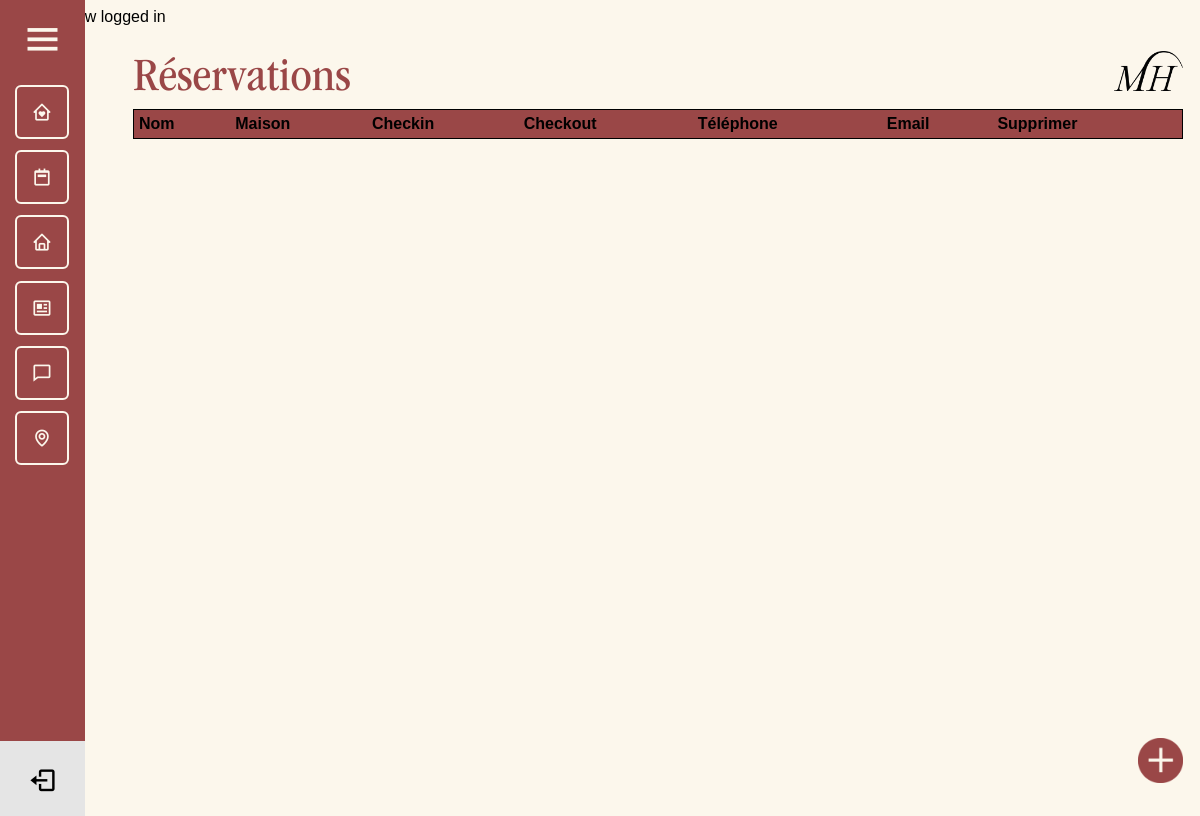
Before: /admin/calendar.php (signed in) with the older database file.
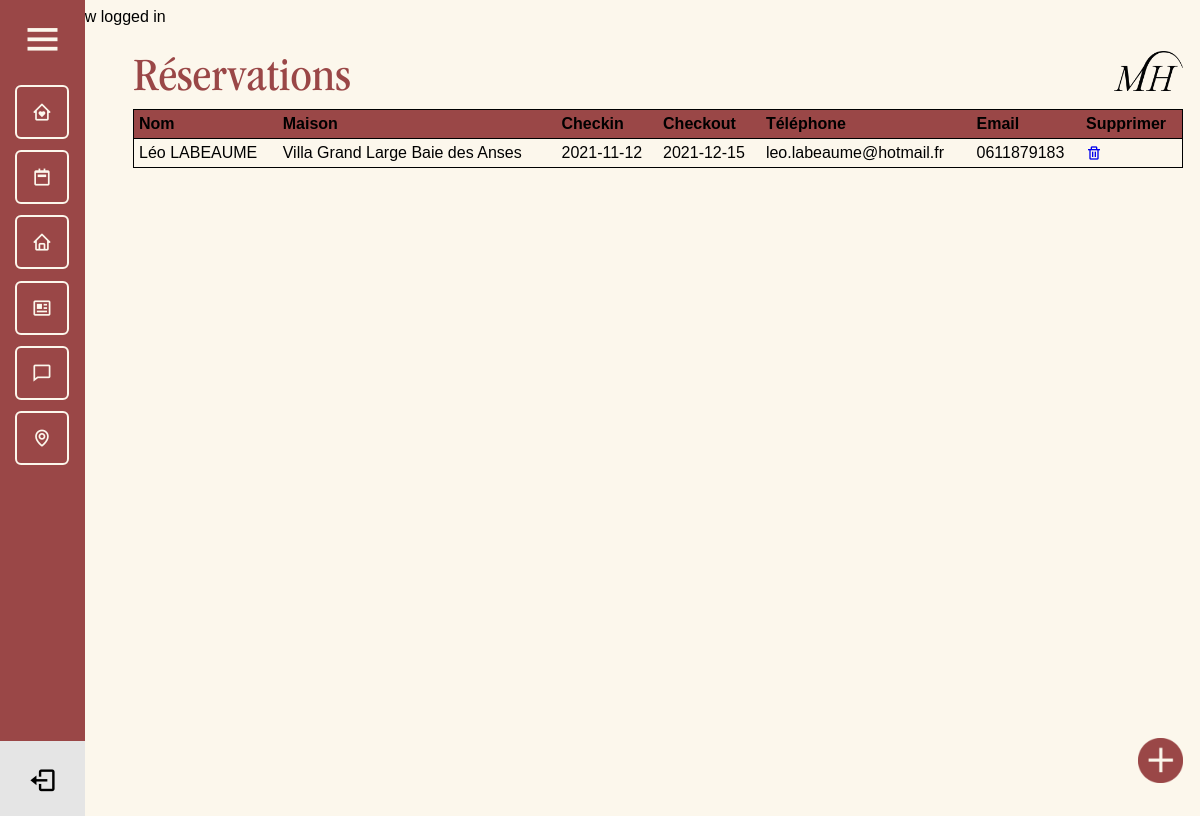
After: the same page with the newer database file.
### tables this page shows
CREATE TABLE `calendar` (
  `id` int(11) NOT NULL,
  `libelle` varchar(255) NOT NULL,
  `email` varchar(150) NOT NULL,
  `phone` varchar(20) NOT NULL,
  `checkin` date NOT NULL,
  `checkout` date NOT NULL,
  `id_rooms` int(11) NOT NULL
);

CREATE TABLE `rooms` (
  `id` int(11) NOT NULL,
  `room_number` varchar(255) NOT NULL,
  `shortName` varchar(50) NOT NULL,
  `price` text NOT NULL,
  `details` text NOT NULL,
  `details2` text NOT NULL,
  `details3` text NOT NULL,
  `lieu` varchar(255) NOT NULL,
  `map` text NOT NULL,
  `photo` text NOT NULL,
  `photo_des` longtext NOT NULL,
  `photo2` longtext NOT NULL,
  `photo_des2` longtext NOT NULL,
  `photo3` longtext NOT NULL,
  `photo_des3` longtext NOT NULL,
  `photo4` longtext NOT NULL,
  `photo_des4` longtext NOT NULL,
  `photo5` longtext NOT NULL,
  `photo_des5` longtext NOT NULL,
  `photo6` longtext NOT NULL,
  `photo_des6` longtext NOT NULL,
  `photo7` longtext NOT NULL,
  `photo_des7` longtext NOT NULL,
  `photo8` longtext NOT NULL,
  `photo_des8` longtext NOT NULL,
  `photo9` longtext NOT NULL,
  `photo_des9` longtext NOT NULL,
  `photo10` longtext NOT NULL,
  `photo_des10` longtext NOT NULL,
  `photo11` longtext NOT NULL,
  `photo_des11` longtext NOT NULL,
  `photo12` longtext NOT NULL,
  `photo_des12` longtext NOT NULL,
  `photo13` longtext NOT NULL,
  `photo_des13` longtext NOT NULL,
  `photo14` longtext NOT NULL,
  `photo_des14` longtext NOT NULL,
  `photo15` longtext NOT NULL,
  `photo_des15` longtext NOT NULL,
  `photo16` longtext NOT NULL,
  `photo_des16` longtext NOT NULL,
  `photo17` longtext NOT NULL,
  `photo_des17` longtext NOT NULL,
  `photo18` longtext NOT NULL,
  `photo_des18` longtext NOT NULL,
  `photo19` longtext NOT NULL,
  `photo_des19` longtext NOT NULL,
  `photo20` longtext NOT NULL,
  `photo_des20` longtext NOT NULL,
  `photo21` longtext NOT NULL,
  `photo_des21` longtext NOT NULL,
  `photo22` longtext NOT NULL,
  `photo_des22` longtext NOT NULL,
  `photo23` longtext NOT NULL,
  `photo_des23` longtext NOT NULL,
  `photo24` longtext NOT NULL,
  `photo_des24` longtext NOT NULL,
  `eq1` longtext NOT NULL,
  `eq2` longtext NOT NULL,
  `eq3` longtext NOT NULL,
  `eq4` longtext NOT NULL,
  `eq5` longtext NOT NULL,
  `eq6` longtext NOT NULL,
  `eq7` longtext NOT NULL,
  `eq8` longtext NOT NULL,
  `eq9` longtext NOT NULL,
  `eq10` longtext NOT NULL,
  `eq11` longtext NOT NULL,
  `eq12` longtext NOT NULL,
  `eq13` longtext NOT NULL,
  `eq14` longtext NOT NULL,
  `eq15` longtext NOT NULL,
  `act1` longtext NOT NULL,
  `act2` longtext NOT NULL,
  `act3` longtext NOT NULL,
  `act4` varchar(80) NOT NULL,
  `act5` varchar(80) NOT NULL,
  `act6` varchar(80) NOT NULL,
  `act7` varchar(80) NOT NULL,
  `act8` varchar(80) NOT NULL,
  `act9` varchar(80) NOT NULL,
  `act10` varchar(80) NOT NULL,
  `act11` varchar(80) NOT NULL,
  `act12` varchar(80) NOT NULL,
  `act13` varchar(80) NOT NULL,
  `act14` varchar(80) NOT NULL,
  `act15` varchar(80) NOT NULL,
  `act16` varchar(80) NOT NULL,
  `act17` varchar(80) NOT NULL,
  `inte1` varchar(80) NOT NULL,
  `inte2` varchar(80) NOT NULL,
  `inte3` varchar(80) NOT NULL,
  `inte4` varchar(80) NOT NULL,
  `inte5` varchar(80) NOT NULL,
  `inte6` varchar(80) NOT NULL,
  `inte7` varchar(80) NOT NULL,
  `inte8` varchar(80) NOT NULL,
  `inte9` varchar(80) NOT NULL,
  `inte10` varchar(80) NOT NULL,
  `inte11` varchar(80) NOT NULL,
  `dist1` varchar(100) NOT NULL,
  `dist2` varchar(100) NOT NULL,
  `dist3` varchar(100) NOT NULL,
  `dist4` varchar(100) NOT NULL,
  `dist5` varchar(100) NOT NULL,
  `dist6` varchar(100) NOT NULL,
  `dist7` varchar(100) NOT NULL
);

### admin/calendar.php (the view, shortened to what this page needs)
<?php
require_once $_SERVER['DOCUMENT_ROOT'] . '/core/core.php';
include 'includes/header.php';
include 'includes/navigation.php';
$sql = "SELECT * FROM rooms INNER JOIN calendar WHERE rooms.id = calendar.id_rooms AND calendar.id > 5";
$result = $db->query($sql);
?>
<div class="admin_page">
    <div class="header_admin">
        <h1>Réservations</h1>
        <img src="../assets/png/LOGO_02_PNG_NOIR.png" alt="Logo Muriel">
    </div>
    <div class="admin_page_reserv">
        <table class="table table-striped table-condensed table-bordered">
            <thead>
                <tr>
                    <th>Nom</th>
                    <th>Maison</th>
                    <th>Checkin</th>
                    <th>Checkout</th>
                    <th>Téléphone</th>
                    <th>Email</th>
                    <th>Supprimer</th>
                </tr>
            </thead>
            <tbody>
                <?php while ($rows = $result->fetch(PDO::FETCH_ASSOC)) : ?>
                    <tr>
                        <td><?= $rows['libelle']; ?></td>
                        <td><?= $rows['room_number']; ?></td>
                        <td><?= $rows['checkin']; ?></td>
                        <td><?= $rows['checkout']; ?></td>
                        <td><?= $rows['email']; ?></td>
                        <td><?= $rows['phone']; ?></td>
                        <td>
                            <a href="calendar.php?delete=<?= $rows['id']; ?>"><i class='bx bx-trash'></i></a>
                        </td>
                    </tr>
                <?php endwhile; ?>
            </tbody>
        </table>
    </div>
    <div class="admin_page_reserv_button">
        <a href="add_calendar_choice.php"><img src="/assets/png/button_add.png" alt=""></a>
    </div>
</div>

### core/core.php (shortened to what this page needs)
<?php
if (isset($_SESSION['logged_in'])) {
    echo '<div>' . $_SESSION['logged_in'] . '</div> ';
}

### admin/includes/header.php (shortened to what this page needs)
<!DOCTYPE html>
<html lang="fr">
<head>
    <link href='https://unpkg.com/boxicons@2.0.8/css/boxicons.min.css' rel='stylesheet'>
    <link rel="stylesheet" href="./css/style.css">
</head>
<body>

### admin/includes/navigation.php (shortened to what this page needs)
<div class="sidebar">
  <div class="logo_content">
    <i class='bx bx-menu' id="btn"></i>
  </div>
  <ul class="nav_list">
    <li>
      <a href="reservations.php">
        <i class='bx bx-home-heart'></i>
      </a>
    </li>
    <li>
      <a href="calendar.php">
        <i class='bx bx-calendar-week'></i>
      </a>
    </li>
    <li>
      <a href="rooms.php">
        <i class='bx bx-home'></i>
      </a>
    </li>
    <li>
      <a href="tours.php">
        <i class='bx bx-news'></i>
      </a>
    </li>
    <li>
      <a href="comments.php">
        <i class='bx bx-comment'></i>
      </a>
    </li>
    <li>
      <a href="../index.php">
        <i class='bx bx-map'></i>
      </a>
    </li>
  </ul>
  <div class="profile_content">
    <div class="profile">
      <a href="logout.php">
        <i class='bx bx-log-out' id="log_out"></i>
      </a>
    </div>
  </div>
</div>
</body>
</html>

### admin/css/style.css (style rules this page uses)
body { position: relative; min-height: 100vh; width: 100%; background-color: #FCF7EC; font-family: sans-serif; overflow-x: hidden; }
.sidebar { position: fixed; top: 0; left: 0; height: 100%; width: 55px; background: #9A4747; padding: 15px 15px; transition: all 0.5s ease; z-index: 10; }
.sidebar #btn { position: absolute; color: #FCF7EC; left: 50%; top: 15px; font-size: 45px; height: 50px; width: 50px; text-align: center; line-height: 50px; transform: translateX(-50%); }
.sidebar ul { margin-top: 20px; }
.nav_list { padding: 0; }
.sidebar ul li { position: relative; height: 50px; width: 90%; padding: 0; list-style: none; line-height: 50px; margin-bottom: 1.4vh; border: solid 2px #FCF7EC; border-radius: 6px; }
.sidebar ul li a { color: #FCF7EC; display: flex; align-items: center; text-decoration: none; border-radius: 6px; white-space: nowrap; }
.sidebar ul li i { height: 50px; min-width: 50px; border-radius: 6px; line-height: 50px; text-align: center; font-size: 1.7vw; }
.sidebar .profile_content { position: absolute; color: #FCF7EC; background-color: #E5E5E5; bottom: 15px; left: 0; width: 100%; }
.sidebar .profile_content .profile { position: relative; padding: 15px 10px; height: 60px; }
.profile #log_out { position: absolute; bottom: 25px; left: 50%; transform: translateX(-50%); min-width: 50px; line-height: 50px; font-size: 20px; border-radius: 6px; text-align: center; font-size: 29px; color: black; }
.admin_page { margin: 25px 25px 25px 125px; }
.admin_page .header_admin { display: flex; justify-content: space-between; }
.admin_page .header_admin h1 { font-family: ITCGaramondStd-BkNarrow; font-style: normal; font-weight: normal; font-size: 4vw; margin: 0; color: #9A4747; }
.admin_page .header_admin img { max-height: 40px; max-width: 90px; }
.admin_page_reserv table, .admin_page_comments table, .admin_page_users table { width: 100%; border-collapse: collapse; border: solid 1px; }
.admin_page_reserv th, .admin_page_comments th, .admin_page_users th { text-align: left; padding: 5px; }
.admin_page_reserv thead, .admin_page_comments thead, .admin_page_users thead { background-color: #9A4747; }
.admin_page_reserv tr, .admin_page_comments tr, .admin_page_users tr { border-bottom: solid 1px; }
.admin_page_reserv td, .admin_page_comments td, .admin_page_users td { padding: 5px; }
.admin_page_reserv_button { position: absolute; bottom: 0px; right: 0px; padding: 25px; }
.admin_page_reserv_button img { width: 45px; }

Changed rows visible on the page:
added calendar: libelle "Léo LABEAUME", id_rooms.room_number "Villa Grand Large Baie des Anses", checkin "2021-11-12", checkout "2021-12-15", email "leo.labeaume@hotmail.fr", phone "0611879183"
